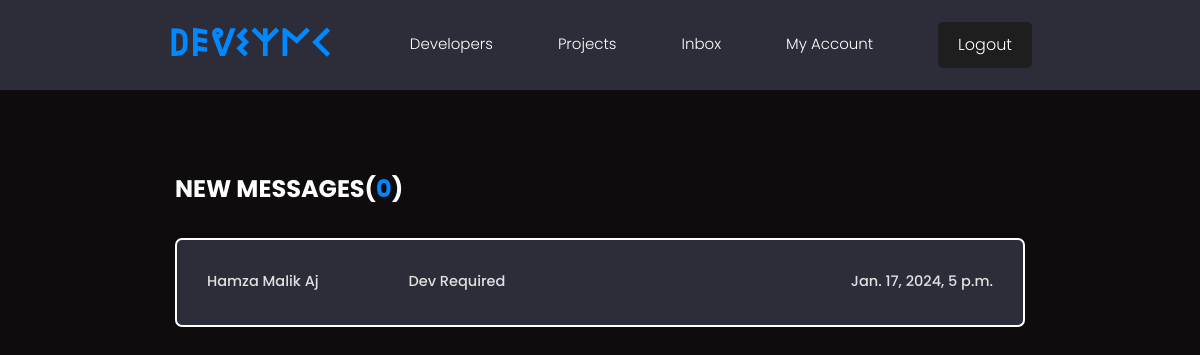
Page /inbox/ (signed in) on the committed database.
### users/models.py (models this page shows, shortened)
class Message(models.Model):
    sender = models.ForeignKey(
        Profile, on_delete=models.SET_NULL, null=True, blank=True
    )
    recipient = models.ForeignKey(
        Profile,
        on_delete=models.SET_NULL,
        null=True,
        blank=True,
        related_name="messages",
    )
    name = models.CharField(max_length=200, null=True, blank=True)
    email = models.EmailField(max_length=200, null=True, blank=True)
    subject = models.CharField(max_length=200, null=True, blank=True)
    body = models.TextField()
    is_read = models.BooleanField(default=False, null=True)
    created = models.DateTimeField(auto_now_add=True)
    id = models.UUIDField(
        default=uuid.uuid4, unique=True, primary_key=True, editable=False
    )
    class Meta:
        ordering = ["is_read", "-created"]

### users/views.py (the view)
# urls.py: path('inbox/', views.inbox, name='inbox'),
def inbox(request):
    if request.user.is_authenticated == False:
        messages.success(request, "Login to Acces the Inbox Page")
        return redirect("login-User")
    profile = request.user.profile
    messageRequests = profile.messages.all()
    unreadCount = messageRequests.filter(is_read=False).count()
    context = {
        "page": "Inbox",
        "messageRequests": messageRequests,
        "unreadCount": unreadCount,
        "profile": profile,
    }
    return render(request, "inbox.html", context)

### users/templates/inbox.html
{% extends "base.html" %}
{% block content %}
  <main class="inbox my-xl">
    <div class="content-box">
      <h3 class="inbox__title">New Messages(<span>{{unreadCount}}</span>)</h3>
      <ul class="messages">
        {% for message in messageRequests %}
        {% if message.is_read == False %}
        <li class="message message--unread">
          {% else %}
          <li class="message">
          {% endif %}
          <a href="{% url 'user-message' message.id %}">
            <span class="message__author">{{ message.name }}</span>
            <span class="message__subject">{{ message.subject }}</span>
            <span class="message__date">{{ message.created }}</span>
          </a>
        </li>
        {% endfor  %}
      </ul>
    </div>
  </main>
{% endblock content %}

### static/styles/app.css (style rules this page uses)
:root { --color-sub: #2d2d39; }
.content-box { width: 95%; max-width: 85rem; margin: 0 auto; }
.inbox { height: 90vh; }
.inbox__title, .inbox__title span { font-size: 2.4rem; font-weight: 700; color: var(--color-white); text-transform: uppercase; text-align: left; margin-bottom: 3rem; }
.inbox__title span { color: var(--color-main); }
.messages { list-style: none; background: var(--color-sub); padding: 0.5rem 3rem; border: 2px solid var(--color-light); border-radius: 0.7rem; }
.message { padding: 2.5rem 0; }
.message>a span { font-size: 1.45rem; font-weight: 500; }
.message>a { display: flex; gap: 1rem; }
.message__author, .message__date { flex-basis: 25%; }
.message__subject { flex-basis: 50%; }
.message__date { text-align: right; }

### static/uikit/styles/modules/_variables.css (style rules this page uses)
:root { --color-main: #0088ff; --color-main-light: #3a9bdc; --color-sub: #121212; --color-sub-light: #1e1e1e; --color-sub-lighter: #333333; --color-text: #e0e0e0; --color-gray: #757575; --color-light: #ffffff; --color-light-gray: #616161; --color-bg: #0e0c0c; --color-white: #ffffff; --color-white-light: #bfbfbf; --color-success: #4caf50; --color-success-bg: #2e7d32; --color-error: #f44336; --color-error-bg: #d32f2f; --font-base: 'Poppins', 'Segoe UI', Roboto, 'Helvetica Neue', Arial, sans-serif; --font-monospace: 'Fira Code', 'Courier New', Courier, monospace; --font-regular: 400; --font-medium: 500; --font-bold: 700; --generic-shadow: 2px 2px 8px rgba(0, 0, 0, 0.5); --generic-transition: all 0.3s ease-in-out; }

### static/uikit/styles/modules/_base.css (style rules this page uses)
* { margin: 0; padding: 0; box-sizing: border-box; text-rendering: optimizeLegibility; color: inherit; font-size: inherit; }
html { font-size: 50%; }
@media only screen and (min-width: 480px) { html { font-size: 56.25%; } }
@media only screen and (min-width: 1200px) { html { font-size: 62.5%; } }
body { line-height: 1.6; font-weight: 400; font-size: 1.5rem; color: var(--color-text); background-color: var(--color-bg); min-height: 100vh; }

### static/uikit/styles/modules/_typography.css (style rules this page uses)
* { font-family: var(--font-base); }
h3 { font-size: 3.2rem; font-weight: var(--font-medium); }
p, span, strong { font-size: 1.6rem; color: var(--color-text); font-weight: var(--font-regular); }
a { padding-bottom: 2px; text-decoration: none; display: inline-block; color: var(--color-main); font-weight: var(--font-medium); }

### static/uikit/styles/modules/_utilities.css (style rules this page uses)
.my-xl { margin: 8rem auto; }

### rows in the picture
Message: name "Hamza Malik Aj", subject "Dev Required", created "Jan. 17, 2024, 5 p.m."

### other values in the picture
{{ unreadCount }} "0"
